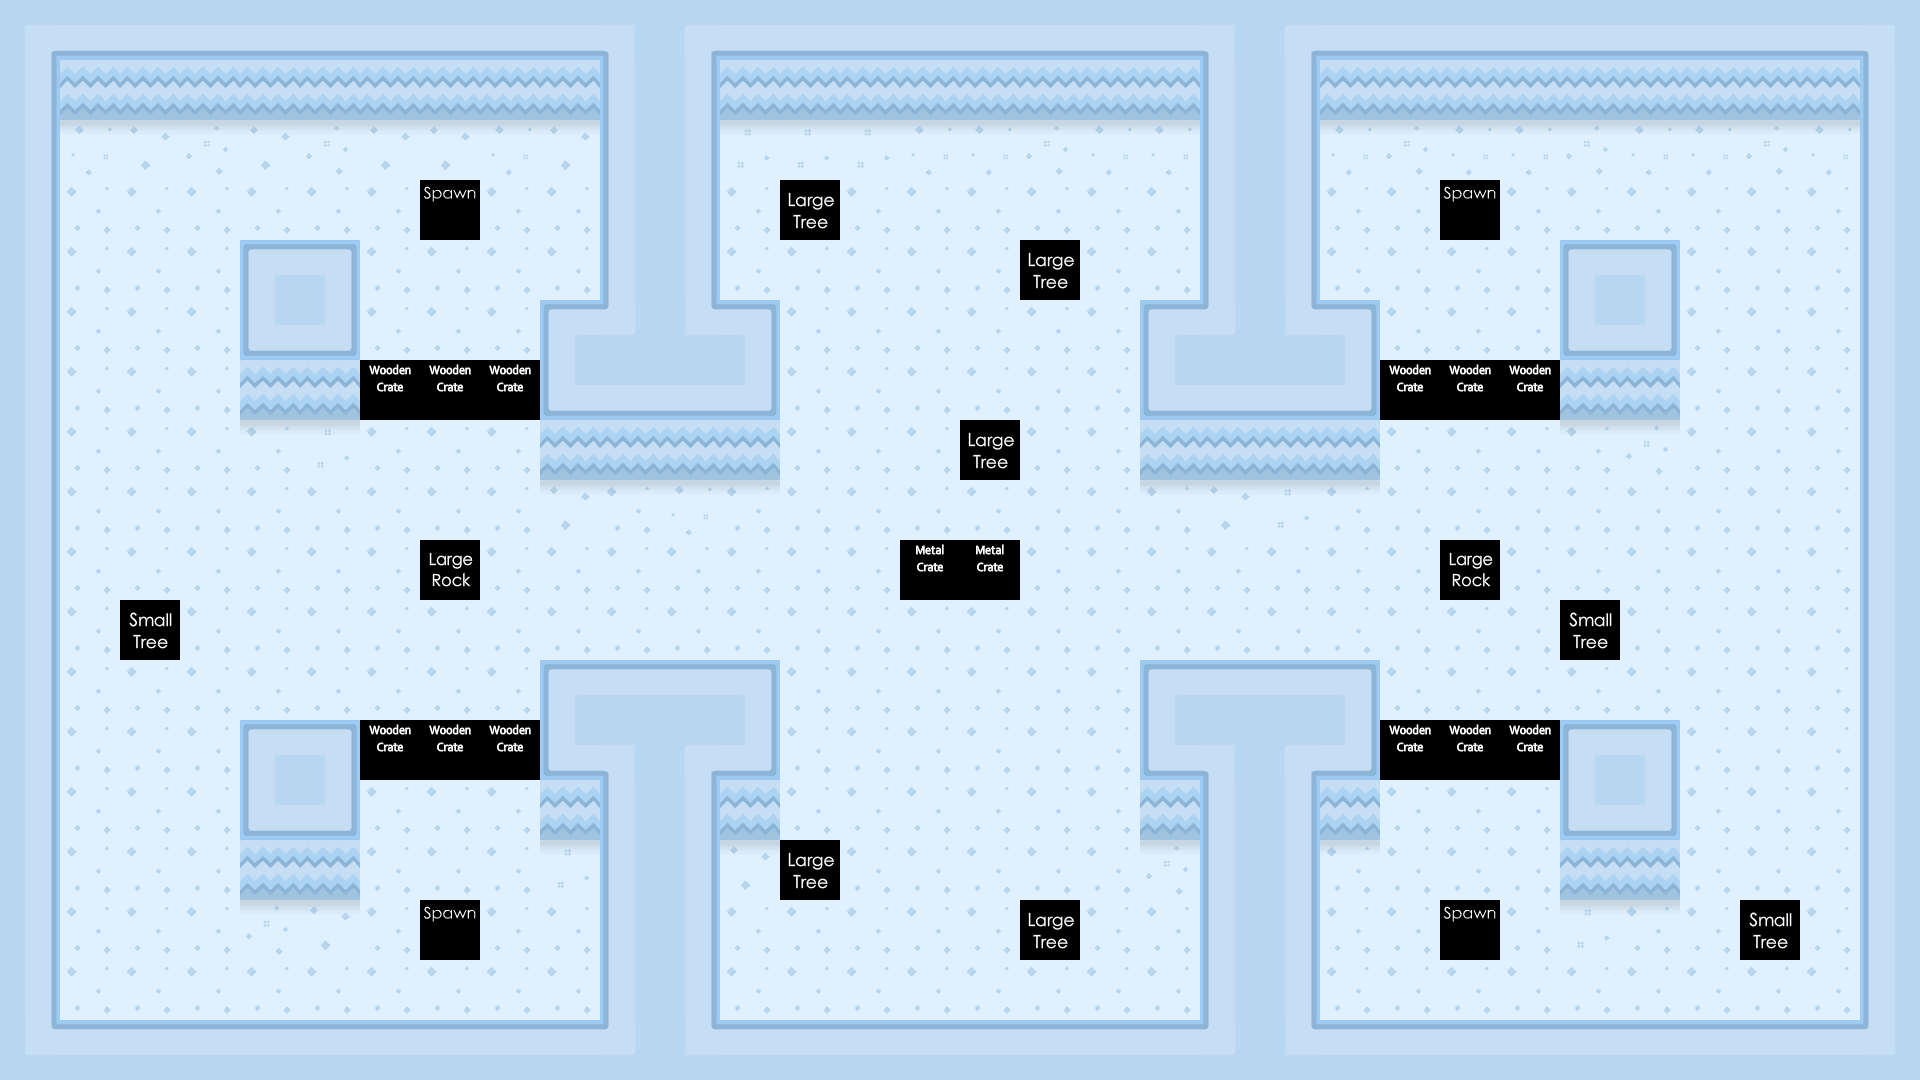

Rendered tile map (Tiled .tmx) drawn with the repository's tilesets; below, a short description and the full map source, tile grids included:
An orthogonal 32x18 tile map with 60x60 px tiles, 3 tile layers (Water, Main, Meta).

<map version="1.0" orientation="orthogonal" width="32" height="18" tilewidth="60" tileheight="60">
 <tileset firstgid="1" name="ground" tilewidth="60" tileheight="60" spacing="2" margin="2">
  <image source="../img/map/Tilemap.png" width="374" height="2110" />
 </tileset>
 <layer name="Water" width="32" height="18">
  <data encoding="csv">
0,0,0,0,0,0,0,0,0,0,0,0,0,0,0,0,0,0,0,0,0,0,0,0,0,0,0,0,0,0,0,0,
0,0,0,0,0,0,0,0,0,0,0,0,0,0,0,0,0,0,0,0,0,0,0,0,0,0,0,0,0,0,0,0,
0,0,0,0,0,0,0,0,0,0,0,0,0,0,0,0,0,0,0,0,0,0,0,0,0,0,0,0,0,0,0,0,
0,0,0,0,0,0,0,0,0,0,0,0,0,0,0,0,0,0,0,0,0,0,0,0,0,0,0,0,0,0,0,0,
0,0,0,0,0,0,0,0,0,0,0,0,0,0,0,0,0,0,0,0,0,0,0,0,0,0,0,0,0,0,0,0,
0,0,0,0,0,0,0,0,0,0,0,0,0,0,0,0,0,0,0,0,0,0,0,0,0,0,0,0,0,0,0,0,
0,0,0,0,0,0,0,0,0,0,0,0,0,0,0,0,0,0,0,0,0,0,0,0,0,0,0,0,0,0,0,0,
0,0,0,0,0,0,0,0,0,0,0,0,0,0,0,0,0,0,0,0,0,0,0,0,0,0,0,0,0,0,0,0,
0,0,0,0,0,0,0,0,0,0,0,0,0,0,0,0,0,0,0,0,0,0,0,0,0,0,0,0,0,0,0,0,
0,0,0,0,0,0,0,0,0,0,0,0,0,0,0,0,0,0,0,0,0,0,0,0,0,0,0,0,0,0,0,0,
0,0,0,0,0,0,0,0,0,0,0,0,0,0,0,0,0,0,0,0,0,0,0,0,0,0,0,0,0,0,0,0,
0,0,0,0,0,0,0,0,0,0,0,0,0,0,0,0,0,0,0,0,0,0,0,0,0,0,0,0,0,0,0,0,
0,0,0,0,0,0,0,0,0,0,0,0,0,0,0,0,0,0,0,0,0,0,0,0,0,0,0,0,0,0,0,0,
0,0,0,0,0,0,0,0,0,0,0,0,0,0,0,0,0,0,0,0,0,0,0,0,0,0,0,0,0,0,0,0,
0,0,0,0,0,0,0,0,0,0,0,0,0,0,0,0,0,0,0,0,0,0,0,0,0,0,0,0,0,0,0,0,
0,0,0,0,0,0,0,0,0,0,0,0,0,0,0,0,0,0,0,0,0,0,0,0,0,0,0,0,0,0,0,0,
0,0,0,0,0,0,0,0,0,0,0,0,0,0,0,0,0,0,0,0,0,0,0,0,0,0,0,0,0,0,0,0,
0,0,0,0,0,0,0,0,0,0,0,0,0,0,0,0,0,0,0,0,0,0,0,0,0,0,0,0,0,0,0,0
</data>
 </layer>
 <layer name="Main" width="32" height="18">
  <data encoding="csv">
87,82,82,82,82,82,82,82,82,82,86,87,82,82,82,82,82,82,82,82,86,87,82,82,82,82,82,82,82,82,82,86,
85,93,93,93,93,93,93,93,93,93,84,85,93,93,93,93,93,93,93,93,84,85,93,93,93,93,93,93,93,93,93,84,
85,163,166,164,166,164,166,166,163,166,84,85,165,165,165,163,163,164,163,163,84,85,163,164,163,163,164,163,163,164,163,84,
85,51,51,51,51,51,51,51,51,51,84,85,51,51,51,51,51,51,51,51,84,85,51,51,51,51,51,51,51,51,51,84,
85,51,51,51,90,91,51,51,51,51,84,85,51,51,51,51,51,51,51,51,84,85,51,51,51,51,90,91,51,51,51,84,
85,51,51,51,80,158,51,51,51,90,88,89,91,51,51,51,51,51,51,90,88,89,91,51,51,51,80,158,51,51,51,84,
85,51,51,51,93,93,51,51,51,80,82,82,158,51,51,51,51,51,51,80,82,82,158,51,51,51,93,93,51,51,51,84,
85,51,51,51,162,165,51,51,51,93,93,93,93,51,51,51,51,51,51,93,93,93,93,51,51,51,162,164,51,51,51,84,
85,51,51,51,51,51,51,51,51,166,162,163,162,51,51,51,51,51,51,162,166,165,162,51,51,51,51,51,51,51,51,84,
85,51,51,51,51,51,51,51,51,51,51,51,51,51,51,51,51,51,51,51,51,51,51,51,51,51,51,51,51,51,51,84,
85,51,51,51,51,51,51,51,51,51,51,51,51,51,51,51,51,51,51,51,51,51,51,51,51,51,51,51,51,51,51,84,
85,51,51,51,51,51,51,51,51,90,92,92,91,51,51,51,51,51,51,90,92,92,91,51,51,51,51,51,51,51,51,84,
85,51,51,51,90,91,51,51,51,80,86,87,158,51,51,51,51,51,51,80,86,87,158,51,51,51,90,91,51,51,51,84,
85,51,51,51,80,158,51,51,51,93,84,85,93,51,51,51,51,51,51,93,84,85,93,51,51,51,80,158,51,51,51,84,
85,51,51,51,93,93,51,51,51,165,84,85,166,51,51,51,51,51,51,164,84,85,162,51,51,51,93,93,51,51,51,84,
85,51,51,51,164,166,51,51,51,51,84,85,51,51,51,51,51,51,51,51,84,85,51,51,51,51,165,162,51,51,51,84,
85,51,51,51,51,51,51,51,51,51,84,85,51,51,51,51,51,51,51,51,84,85,51,51,51,51,51,51,51,51,51,84,
89,92,92,92,92,92,92,92,92,92,88,89,92,92,92,92,92,92,92,92,88,89,92,92,92,92,92,92,92,92,92,88
</data>
 </layer>
 <layer name="Meta" width="32" height="18">
  <data encoding="csv">
0,0,0,0,0,0,0,0,0,0,0,0,0,0,0,0,0,0,0,0,0,0,0,0,0,0,0,0,0,0,0,0,
0,0,0,0,0,0,0,0,0,0,0,0,0,0,0,0,0,0,0,0,0,0,0,0,0,0,0,0,0,0,0,0,
0,0,0,0,0,0,0,0,0,0,0,0,0,0,0,0,0,0,0,0,0,0,0,0,0,0,0,0,0,0,0,0,
0,0,0,0,0,0,0,157,0,0,0,0,0,154,0,0,0,0,0,0,0,0,0,0,157,0,0,0,0,0,0,0,
0,0,0,0,0,0,0,0,0,0,0,0,0,0,0,0,0,154,0,0,0,0,0,0,0,0,0,0,0,0,0,0,
0,0,0,0,0,0,0,0,0,0,0,0,0,0,0,0,0,0,0,0,0,0,0,0,0,0,0,0,0,0,0,0,
0,0,0,0,0,0,160,160,160,0,0,0,0,0,0,0,0,0,0,0,0,0,0,160,160,160,0,0,0,0,0,0,
0,0,0,0,0,0,0,0,0,0,0,0,0,0,0,0,154,0,0,0,0,0,0,0,0,0,0,0,0,0,0,0,
0,0,0,0,0,0,0,0,0,0,0,0,0,0,0,0,0,0,0,0,0,0,0,0,0,0,0,0,0,0,0,0,
0,0,0,0,0,0,0,153,0,0,0,0,0,0,0,161,161,0,0,0,0,0,0,0,153,0,0,0,0,0,0,0,
0,0,156,0,0,0,0,0,0,0,0,0,0,0,0,0,0,0,0,0,0,0,0,0,0,0,156,0,0,0,0,0,
0,0,0,0,0,0,0,0,0,0,0,0,0,0,0,0,0,0,0,0,0,0,0,0,0,0,0,0,0,0,0,0,
0,0,0,0,0,0,160,160,160,0,0,0,0,0,0,0,0,0,0,0,0,0,0,160,160,160,0,0,0,0,0,0,
0,0,0,0,0,0,0,0,0,0,0,0,0,0,0,0,0,0,0,0,0,0,0,0,0,0,0,0,0,0,0,0,
0,0,0,0,0,0,0,0,0,0,0,0,0,154,0,0,0,0,0,0,0,0,0,0,0,0,0,0,0,0,0,0,
0,0,0,0,0,0,0,157,0,0,0,0,0,0,0,0,0,154,0,0,0,0,0,0,157,0,0,0,0,156,0,0,
0,0,0,0,0,0,0,0,0,0,0,0,0,0,0,0,0,0,0,0,0,0,0,0,0,0,0,0,0,0,0,0,
0,0,0,0,0,0,0,0,0,0,0,0,0,0,0,0,0,0,0,0,0,0,0,0,0,0,0,0,0,0,0,0
</data>
 </layer>
</map>
